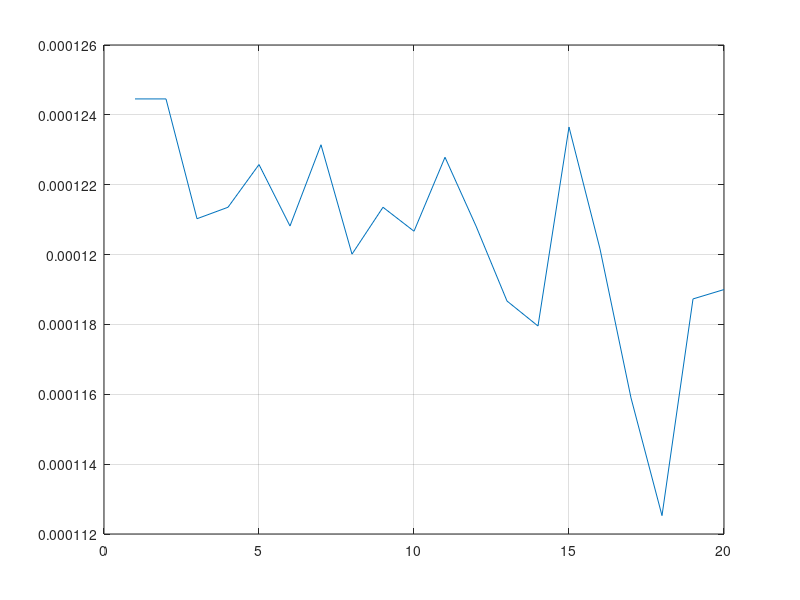

Reproduce this figure in MATLAB.
clearvars; close all; clc;
M = 4;
T_N_b = 8192;
N_scu = 4;
k = log2(M);
N_sym = T_N_b/k;
Block_size = 16;
S_P_B = Block_size/k;
blocks_per_sub = N_sym/N_scu/S_P_B;
symbols_per_sub = blocks_per_sub*S_P_B;
cp = ceil(Block_size/10);
alphabet = 0:M-1;
S_PSK = exp(1i * 2 * pi * alphabet / M);
dist = zeros(1,M);
EbN0 = 1:20;

for h = 1:length(EbN0)
    numErrs = 0;
    numBits = 0;
while((numErrs < 50) && (numBits < 1e12))

    data = randsrc(1,N_sym,alphabet);
    data = data';
    modulated_data= pskmod(data,M);
    S2P = reshape(modulated_data,symbols_per_sub,N_scu);

    for i=1:N_scu
        totifft(:,i) = ifft(S2P(:,i));
    end
    y = totifft(:);
    sent_par = reshape(y,S_P_B,blocks_per_sub,N_scu);
    sent_par_cp = cat(1,sent_par,sent_par(1:cp,:,:));
    sent_ser_cp = sent_par_cp(:);

    train_len = 200;
    data_len = length(sent_ser_cp);
    train = randsrc(1,train_len,alphabet);
    train = train';
    sent_frame = [train;sent_ser_cp];
    channel_B = [0.407 0.815 0.407];
    delayB = (length(channel_B)-1)/2;
    eff_signalB = conv(channel_B, sent_frame);
    noised_data = awgn(eff_signalB,EbN0(h) + 10*log10(k));

    recieved_data = noised_data(delayB+1:length(noised_data)-delayB);
    noised_train = recieved_data(1:train_len);
    recieved_without_train = recieved_data(train_len+1:end);
    recieved_par_cp = reshape(recieved_without_train,S_P_B + cp,blocks_per_sub,N_scu);
    recieved_par = recieved_par_cp(1:S_P_B,:,:);
    ioi = reshape(recieved_par,symbols_per_sub,N_scu);
    for i=1:N_scu
        fft_data(:,i) = fft(ioi(:,i));
    end
    recieved_ser = fft_data(:);

    N = 2;
    delta = 0.016;
    recieved_frame = [noised_train;recieved_ser];
    c = zeros(2*N,length(recieved_frame));
    c(:,1) = eps*ones(1,2*N);
    for i=1:length(recieved_frame)-2*N
        yk = sum(recieved_frame(i:i+2*N-1).*c(:,i));
        if(i<train_len)
            ek = sent_frame(i)-yk;
        else
            for j = 1 : M
                dist(j) = abs(yk - S_PSK(j));
            end
            [dis, ind] = min(dist);
            ek = dis;
            demoulated_data = alphabet(ind);
            nErrors = biterr(demoulated_data, data(i-train_len+1), k);
            numErrs = numErrs + nErrors;
            numBits = numBits + T_N_b;
        end
        c(:,i+1) = c(:,i)+delta*ek.*noised_data(i:i+2*N-1);
    end
end 
ber(h) = numErrs / numBits;
end
figure(3);
plot(EbN0,ber);
grid on;